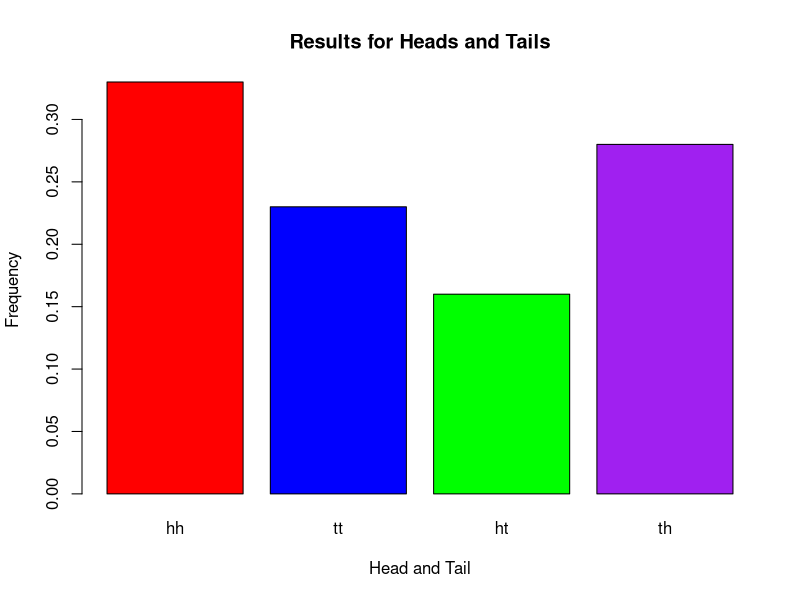
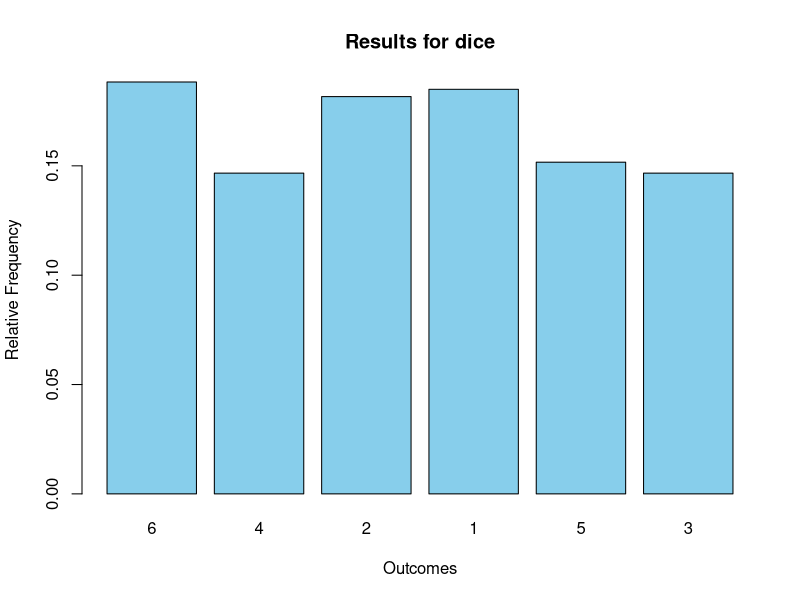

Here is the R script that generated these plots, in order:
## ---- chunk 1
# Generate a random sequence
r <- sample(c("hh", "tt", "ht", "th"), 100, TRUE)

# Calculate the frequency of each outcome
f <- table(r) / 100

# Calculate the relative frequencies as percentages
p <- f * 100

# Print the generated random sequence
cat("Generated Random Sequence:\n")
cat(r, sep = ", ")

# Print the relative frequencies
cat("\nRelative Frequencies:\n")
cat(round(f, digits = 2), "\n")

# Print the relative frequencies as percentages
cat("Relative Frequencies as Percentages:\n")
cat(paste(round(p, digits = 2), "%"), "\n")

# Create a barplot
barplot(f, main = "Results for Heads and Tails", xlab = "Head and Tail", ylab = "Frequency", col = c("red", "blue", "green", "purple"), names.arg = c("hh", "tt", "ht", "th"))
## ---- chunk 2
# Generate a random sequence
s = sample(c(1, 2, 3, 4, 5, 6), 600, TRUE)

# Calculate the frequency of each outcome
fr = table(s) / 600

# Calculate the relative frequencies as percentages
pr = fr * 100

# Print the generated random sequence
cat("Generated Random Sequence:")
cat(s, sep = ", ")

# Print the relative frequencies
cat("Relative Frequencies:")
cat(paste(round(fr, digits=2), "%"))

# Print the relative frequencies as percentages
cat("Relative Frequencies as Percentages:")
cat(paste(round(pr, digits=2), "%"))

# Create a barplot for the relative frequencies
barplot(fr, main = "Results for dice", xlab = "Outcomes", ylab = "Relative Frequency", col = "skyblue", names.arg = unique(s))
